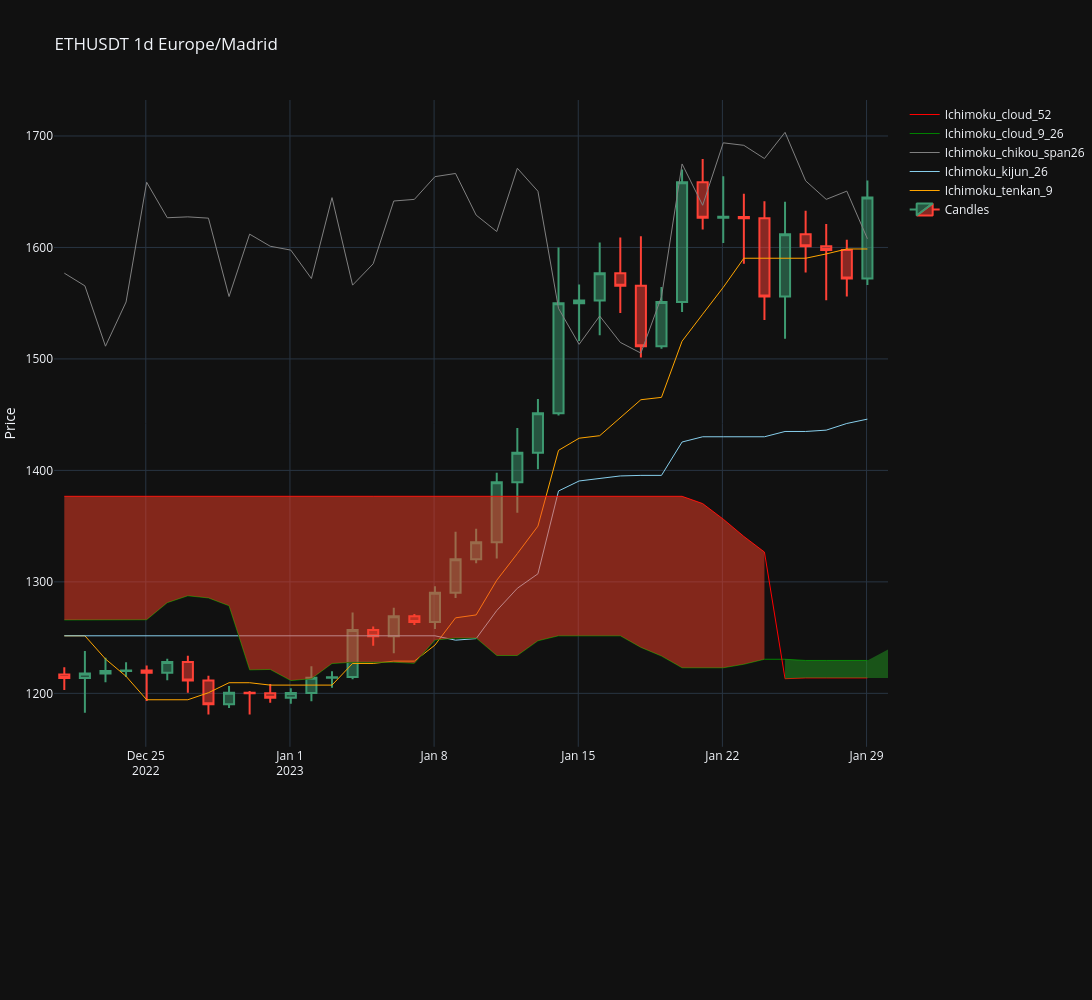

The cell this chart's notebook holds for it:
### Markdown cell above
## 1. Price Passing Through and Then Over the Cloud

**Bullish signal.** Price crosses through the cloud and breaks out above it. This indicates a shift from uncertainty to bullish momentum.

### Code cell
sym.plot(zoom_start_idx=380, zoom_end_idx=420, volume=False)
